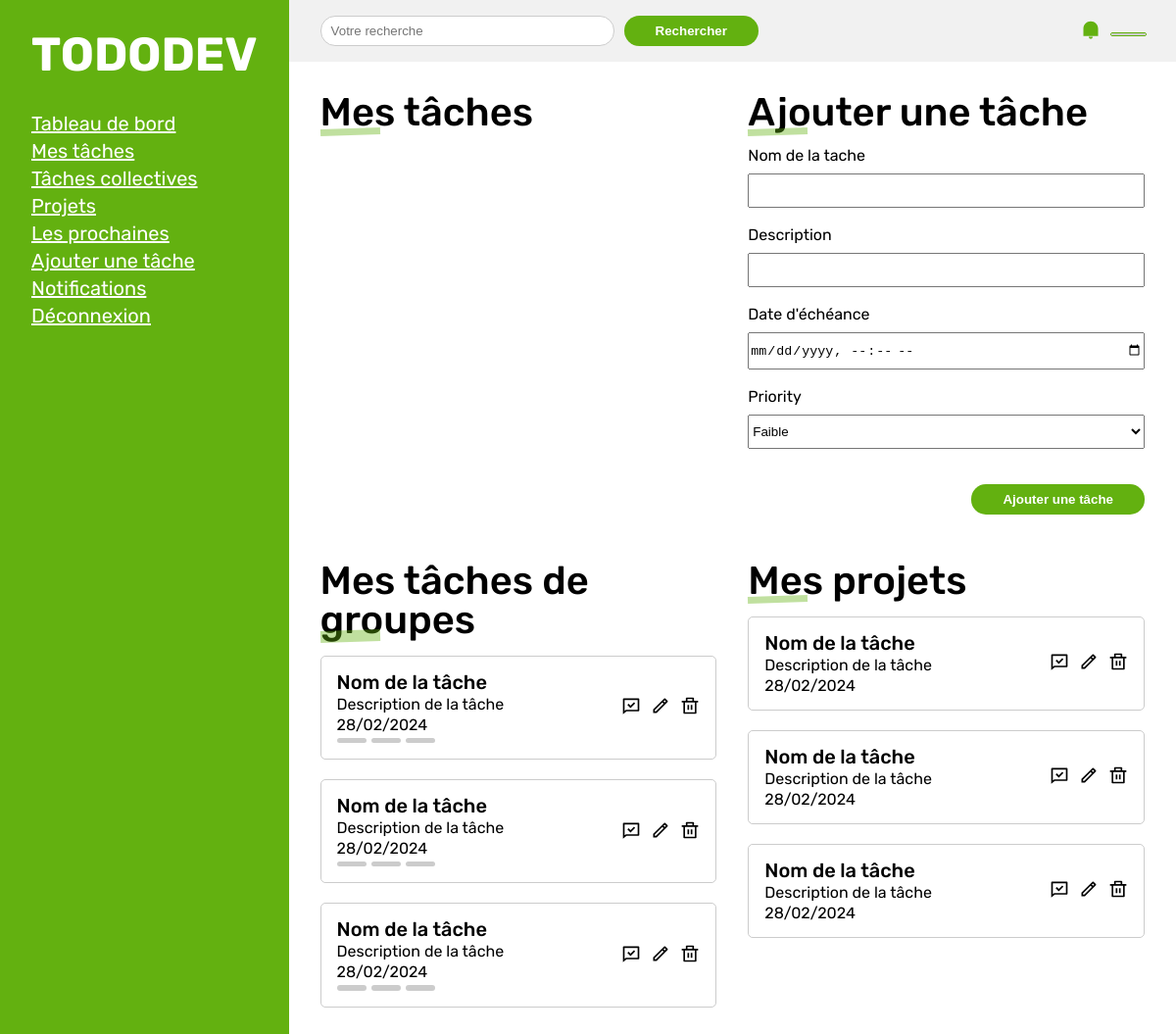
/index.php (signed in), run on an earlier commit of the app's database.
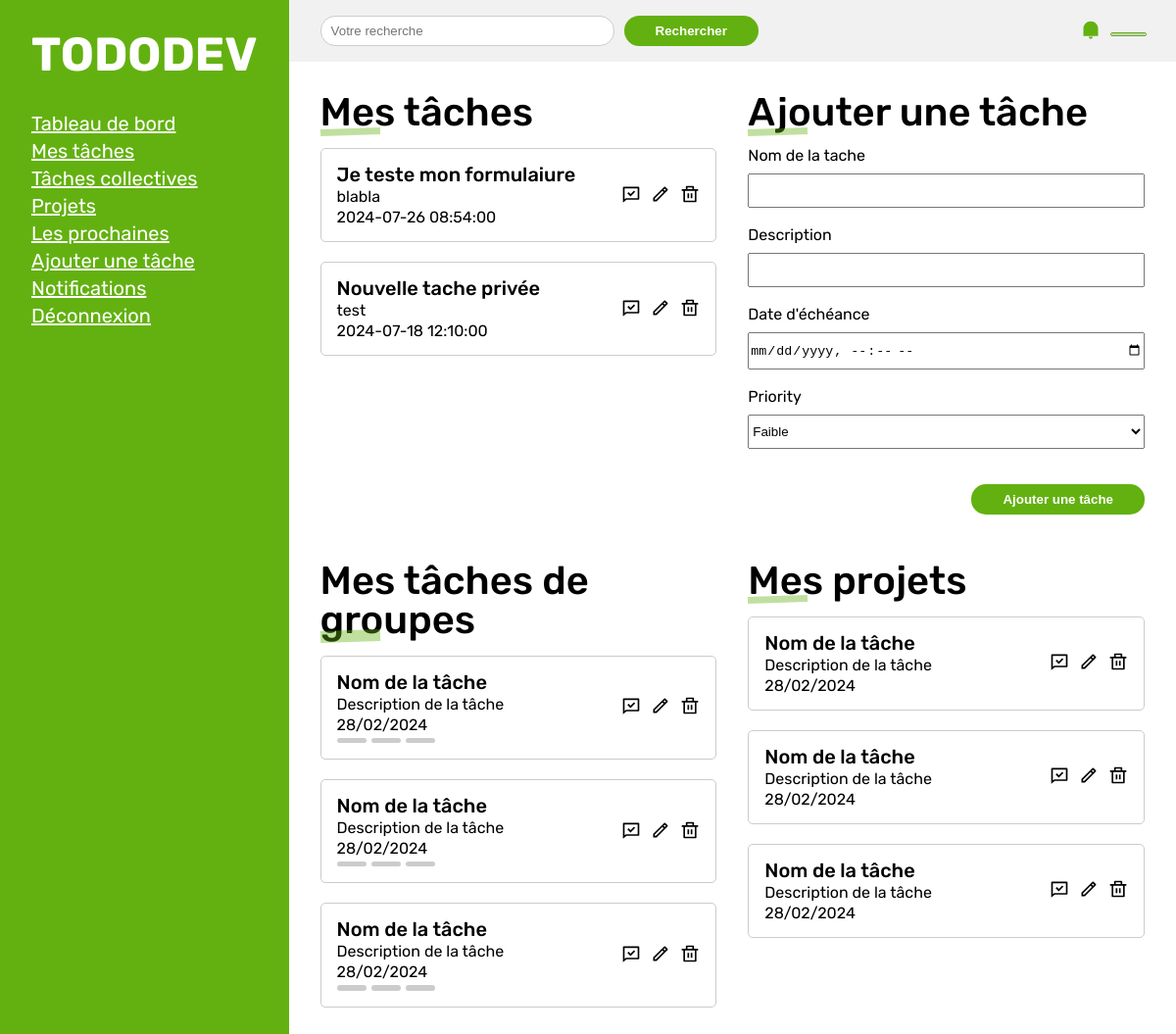
And on a later commit of the database.
### tables this page shows
CREATE TABLE tasks (  
    id INTEGER NOT NULL PRIMARY KEY AUTOINCREMENT,
    name VARCHAR(255) NOT NULL,
    description text,
    end_date DATETIME NOT NULL,
    priority TINYINT NOT NULL
, user_id INT, is_archived BOOLEAN DEFAULT false);

### index.php (the view, shortened to what this page needs)
<?php
$bdd = new PDO("sqlite:./database/data.db");
$reqAllMyTasks = $bdd->prepare("SELECT * FROM tasks WHERE user_id = ? AND is_archived = 0 ORDER BY end_date DESC");
$reqAllMyTasks->execute([$_SESSION["id"]]);
$tasks = $reqAllMyTasks->fetchAll(PDO::FETCH_ASSOC);
?>
<!DOCTYPE html>
<html lang="fr">
<head>
    <link rel="stylesheet" href="assets/css/style.css">
</head>
<body>
    <div class="container">
        <header>
            <div class="head_title">
                <div>
                    <h2>TODODEV</h2>
                </div>
            </div>
            <nav>
                <ul>
                    <li><a href="">Tableau de bord</a></li>
                    <li><a href="">Mes tâches</a></li>
                    <li><a href="">Tâches collectives</a></li>
                    <li><a href="">Projets</a></li>
                    <li><a href="">Les prochaines</a></li>
                    <li><a href="">Ajouter une tâche</a></li>
                    <li><a href="">Notifications</a></li>
                    <li><a href="req/logout.php">Déconnexion</a></li>
                </ul>
            </nav>
        </header>
        <main>
            <div id="topbar">
                <div class="search">
                    <form action="">
                        <input type="search" name="q" id="query" placeholder="Votre recherche">
                        <button><span class="desktop">Rechercher</span></button>
                    </form>
                </div>
                <div class="menus">
                    <div class="notifications_zone">
                        <div class="notif_elem">
                            <svg xmlns="http://www.w3.org/2000/svg" viewBox="0 0 24 24" fill="currentColor">
                                <path d="M12 2C16.9706 2 21 6.04348 21 11.0314V20H3V11.0314C3 6.04348 7.02944 2 12 2ZM9.5 21H14.5C14.5 22.3807 13.3807 23.5 12 23.5C10.6193 23.5 9.5 22.3807 9.5 21Z">
                                </path>
                            </svg>
                        </div>
                    </div>
                    <div class="profile_zone">
                        <div class="profile_elem">
                            <img src="https://i.pravatar.cc/300/13" alt="">
                        </div>
                    </div>
                </div>
            </div>
            <div class="wrapper">
                <div class="my_tasks_container">
                    <h1><span>Mes tâches</span></h1>
                    <div class="my_tasks">
                        <?php
                        foreach ($tasks as $task) {
                        ?>
                            <div class="task" id="task_<?php echo $task['id']; ?>">
                                <div class="content">
                                    <h3 class="title"><?php echo $task["name"]; ?></h3>
                                    <p class="description"><?php echo $task["description"]; ?></p>
                                    <p><?php echo $task["end_date"]; ?></p>
                                </div>
                                <div class="actions">
                                    <span onclick="archiveTask(<?php echo $task['id']; ?>)" class="complete"></span>
                                    <span class="edit"></span>
                                    <span onclick="deleteTask(<?php echo $task['id']; ?>)" class="delete"><svg xmlns="http://www.w3.org/2000/svg" viewBox="0 0 24 24" fill="currentColor">
                                            <path d="M17 6H22V8H20V21C20 21.5523 19.5523 22 19 22H5C4.44772 22 4 21.5523 4 21V8H2V6H7V3C7 2.44772 7.44772 2 8 2H16C16.5523 2 17 2.44772 17 3V6ZM18 8H6V20H18V8ZM9 11H11V17H9V11ZM13 11H15V17H13V11ZM9 4V6H15V4H9Z">
                                            </path>
                                        </svg></span>
                                </div>
                            </div>
                        <?php
                        } ?>
                    </div>
                </div>
                <div class="add_task_container">
                    <h1><span>Ajouter une tâche</span></h1>
                    <form action="req/addTask.php" method="POST">
                        <div class="title input-group">
                            <label for="name">Nom de la tache</label>
                            <input type="text" name="name" id="name" required>
                        </div>
                        <div class="desc input-group">
                            <label for="description">Description</label>
                            <input type="text" name="description" id="description">
                        </div>
                        <div class="datetime input-group">
                            <label for="end_date">Date d'échéance</label>
                            <input type="datetime-local" name="end_date" id="end_date" required>
                        </div>
                        <div class="priority input-group">
                            <label for="priority">Priority</label>
                            <select name="priority" id="priority" required>
                                <option value="1">Faible</option>
                            </select>
                        </div>
                        <div class="btn">
                            <input type="submit" value="Ajouter une tâche">
                        </div>
                    </form>
                </div>
                <div class="group_tasks_container">
                    <h1><span>Mes tâches de groupes</span></h1>
                    <div class="group_tasks">
                        <div class="task">
                            <div class="content">
                                <h3 class="title">Nom de la tâche</h3>
                                <p class="description">Description de la tâche</p>
                                <p>28/02/2024</p>
                                <div class="collaborators">
                                    <img src="https://i.pravatar.cc/300/12" alt="">
                                    <img src="https://i.pravatar.cc/300/54" alt="">
                                    <img src="https://i.pravatar.cc/300/23" alt="">
                                </div>
                            </div>
                            <div class="actions">
                                <span class="complete"></span>
                                <span class="edit"></span>
                                <span class="delete"><svg xmlns="http://www.w3.org/2000/svg" viewBox="0 0 24 24" fill="currentColor">
                                        <path d="M17 6H22V8H20V21C20 21.5523 19.5523 22 19 22H5C4.44772 22 4 21.5523 4 21V8H2V6H7V3C7 2.44772 7.44772 2 8 2H16C16.5523 2 17 2.44772 17 3V6ZM18 8H6V20H18V8ZM9 11H11V17H9V11ZM13 11H15V17H13V11ZM9 4V6H15V4H9Z">
                                        </path>
                                    </svg></span>
                            </div>
                        </div>
                        <div class="task">
                            <div class="content">
                                <h3 class="title">Nom de la tâche</h3>
                                <p class="description">Description de la tâche</p>
                                <p>28/02/2024</p>
                                <div class="collaborators">
                                    <img src="https://i.pravatar.cc/300/12" alt="">
                                    <img src="https://i.pravatar.cc/300/54" alt="">
                                    <img src="https://i.pravatar.cc/300/23" alt="">
                                </div>
                            </div>
                            <div class="actions">
                                <span class="complete"></span>
                                <span class="edit"></span>
                                <span class="delete"><svg xmlns="http://www.w3.org/2000/svg" viewBox="0 0 24 24" fill="currentColor">
                                        <path d="M17 6H22V8H20V21C20 21.5523 19.5523 22 19 22H5C4.44772 22 4 21.5523 4 21V8H2V6H7V3C7 2.44772 7.44772 2 8 2H16C16.5523 2 17 2.44772 17 3V6ZM18 8H6V20H18V8ZM9 11H11V17H9V11ZM13 11H15V17H13V11ZM9 4V6H15V4H9Z">
                                        </path>
                                    </svg></span>
                            </div>
                        </div>
                        <div class="task">
                            <div class="content">
                                <h3 class="title">Nom de la tâche</h3>
                                <p class="description">Description de la tâche</p>
                                <p>28/02/2024</p>
                                <div class="collaborators">
                                    <img src="https://i.pravatar.cc/300/12" alt="">
                                    <img src="https://i.pravatar.cc/300/54" alt="">
                                    <img src="https://i.pravatar.cc/300/23" alt="">
                                </div>
                            </div>
                            <div class="actions">
                                <span class="complete"></span>
                                <span class="edit"></span>
                                <span class="delete"><svg xmlns="http://www.w3.org/2000/svg" viewBox="0 0 24 24" fill="currentColor">
                                        <path d="M17 6H22V8H20V21C20 21.5523 19.5523 22 19 22H5C4.44772 22 4 21.5523 4 21V8H2V6H7V3C7 2.44772 7.44772 2 8 2H16C16.5523 2 17 2.44772 17 3V6ZM18 8H6V20H18V8ZM9 11H11V17H9V11ZM13 11H15V17H13V11ZM9 4V6H15V4H9Z">
                                        </path>
                                    </svg></span>
                            </div>
                        </div>
                    </div>
                </div>
                <div class="projects_tasks_container">
                    <h1><span>Mes projets</span></h1>
                    <div class="projects_tasks">
                        <div class="task">
                            <div class="content">
                                <h3 class="title">Nom de la tâche</h3>
                                <p class="description">Description de la tâche</p>
                                <p>28/02/2024</p>
                            </div>
                            <div class="actions">
                                <span class="complete"></span>
                                <span class="edit"></span>
                                <span class="delete"><svg xmlns="http://www.w3.org/2000/svg" viewBox="0 0 24 24" fill="currentColor">
                                        <path d="M17 6H22V8H20V21C20 21.5523 19.5523 22 19 22H5C4.44772 22 4 21.5523 4 21V8H2V6H7V3C7 2.44772 7.44772 2 8 2H16C16.5523 2 17 2.44772 17 3V6ZM18 8H6V20H18V8ZM9 11H11V17H9V11ZM13 11H15V17H13V11ZM9 4V6H15V4H9Z">
                                        </path>
                                    </svg></span>
                            </div>
                        </div>
                        <div class="task">
                            <div class="content">
                                <h3 class="title">Nom de la tâche</h3>
                                <p class="description">Description de la tâche</p>
                                <p>28/02/2024</p>
                            </div>
                            <div class="actions">
                                <span class="complete"></span>
                                <span class="edit"></span>
                                <span class="delete"><svg xmlns="http://www.w3.org/2000/svg" viewBox="0 0 24 24" fill="currentColor">
                                        <path d="M17 6H22V8H20V21C20 21.5523 19.5523 22 19 22H5C4.44772 22 4 21.5523 4 21V8H2V6H7V3C7 2.44772 7.44772 2 8 2H16C16.5523 2 17 2.44772 17 3V6ZM18 8H6V20H18V8ZM9 11H11V17H9V11ZM13 11H15V17H13V11ZM9 4V6H15V4H9Z">
                                        </path>
                                    </svg></span>
                            </div>
                        </div>
                        <div class="task">
                            <div class="content">
                                <h3 class="title">Nom de la tâche</h3>
                                <p class="description">Description de la tâche</p>
                                <p>28/02/2024</p>
                            </div>
                            <div class="actions">
                                <span class="complete"></span>
                                <span class="edit"></span>
                                <span class="delete"><svg xmlns="http://www.w3.org/2000/svg" viewBox="0 0 24 24" fill="currentColor">
                                        <path d="M17 6H22V8H20V21C20 21.5523 19.5523 22 19 22H5C4.44772 22 4 21.5523 4 21V8H2V6H7V3C7 2.44772 7.44772 2 8 2H16C16.5523 2 17 2.44772 17 3V6ZM18 8H6V20H18V8ZM9 11H11V17H9V11ZM13 11H15V17H13V11ZM9 4V6H15V4H9Z">
                                        </path>
                                    </svg></span>
                            </div>
                        </div>
                    </div>
                </div>
            </div>
        </main>
    </div>
</body>
</html>

What changed in the data, as far as the page shows it:
added tasks: name "Je teste mon formulaiure", description "blabla", end_date "2024-07-26 08:54:00"
added tasks: name "Nouvelle tache privée", description "test", end_date "2024-07-18 12:10:00"
